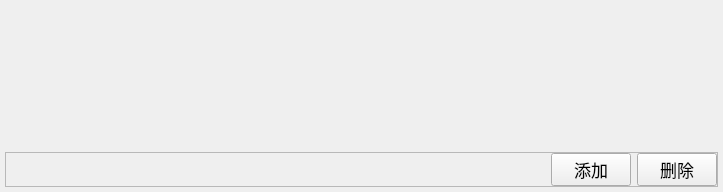
                    <widget class="QWidget" name="scrollAreaWidgetContents_2">
                     <property name="geometry">
                      <rect>
                       <x>0</x>
                       <y>0</y>
                       <width>723</width>
                       <height>192</height>
                      </rect>
                     </property>
                     <layout class="QVBoxLayout" name="verticalLayout_8">
                      <property name="leftMargin">
                       <number>5</number>
                      </property>
                      <property name="topMargin">
                       <number>7</number>
                      </property>
                      <property name="rightMargin">
                       <number>5</number>
                      </property>
                      <property name="bottomMargin">
                       <number>5</number>
                      </property>
                      <item>
                       <widget class="QFrame" name="multi_send_form">
                        <property name="sizePolicy">
                         <sizepolicy hsizetype="Preferred" vsizetype="Expanding">
                          <horstretch>0</horstretch>
                          <verstretch>0</verstretch>
                         </sizepolicy>
                        </property>
                        <layout class="QVBoxLayout" name="verticalLayout_23">
                         <property name="leftMargin">
                          <number>0</number>
                         </property>
                         <property name="topMargin">
                          <number>0</number>
                         </property>
                         <property name="rightMargin">
                          <number>0</number>
                         </property>
                         <property name="bottomMargin">
                          <number>0</number>
                         </property>
                         <item>
                          <layout class="QVBoxLayout" name="multi_send_layout"/>
                         </item>
                        </layout>
                       </widget>
                      </item>
                      <item>
                       <widget class="QFrame" name="frame_16">
                        <property name="minimumSize">
                         <size>
                          <width>0</width>
                          <height>35</height>
                         </size>
                        </property>
                        <property name="frameShape">
                         <enum>QFrame::StyledPanel</enum>
                        </property>
                        <property name="frameShadow">
                         <enum>QFrame::Raised</enum>
                        </property>
                        <layout class="QHBoxLayout" name="horizontalLayout_41">
                         <property name="leftMargin">
                          <number>0</number>
                         </property>
                         <property name="topMargin">
                          <number>0</number>
                         </property>
                         <property name="rightMargin">
                          <number>0</number>
                         </property>
                         <property name="bottomMargin">
                          <number>0</number>
                         </property>
                         <item>
                          <spacer name="horizontalSpacer_19">
                           <property name="orientation">
                            <enum>Qt::Horizontal</enum>
                           </property>
                           <property name="sizeHint" stdset="0">
                            <size>
                             <width>40</width>
                             <height>20</height>
                            </size>
                           </property>
                          </spacer>
                         </item>
                         <item>
                          <widget class="QPushButton" name="pushButton_5">
                           <property name="font">
                            <font>
                             <pointsize>13</pointsize>
                            </font>
                           </property>
                           <property name="text">
                            <string>添加</string>
                           </property>
                          </widget>
                         </item>
                         <item>
                          <widget class="QPushButton" name="pushButton_6">
                           <property name="font">
                            <font>
                             <pointsize>13</pointsize>
                            </font>
                           </property>
                           <property name="text">
                            <string>删除</string>
                           </property>
                          </widget>
                         </item>
                        </layout>
                       </widget>
                      </item>
                     </layout>
                    </widget>
